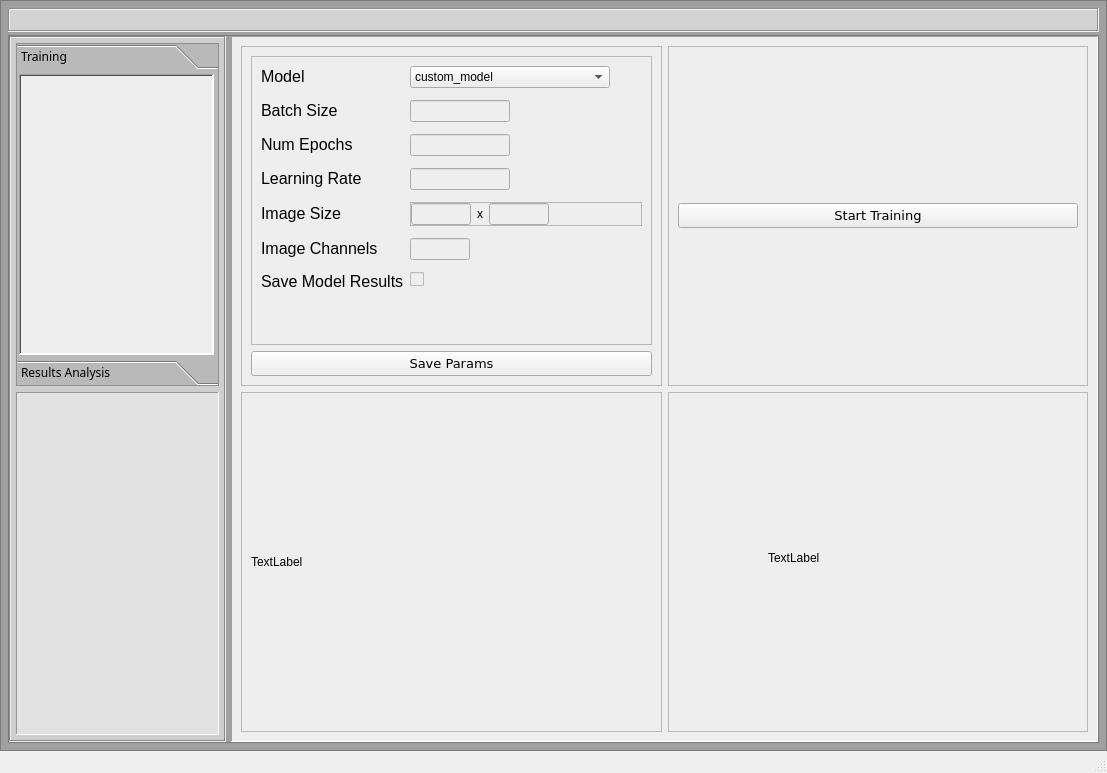
<?xml version="1.0" encoding="UTF-8"?>
<ui version="4.0">
 <class>MainWindow</class>
 <widget class="QMainWindow" name="MainWindow">
  <property name="geometry">
   <rect>
    <x>0</x>
    <y>0</y>
    <width>1107</width>
    <height>773</height>
   </rect>
  </property>
  <property name="minimumSize">
   <size>
    <width>720</width>
    <height>480</height>
   </size>
  </property>
  <property name="windowTitle">
   <string>ML Classification Tool</string>
  </property>
  <widget class="QWidget" name="centralwidget">
   <layout class="QHBoxLayout" name="horizontalLayout">
    <property name="spacing">
     <number>0</number>
    </property>
    <property name="leftMargin">
     <number>0</number>
    </property>
    <property name="topMargin">
     <number>0</number>
    </property>
    <property name="rightMargin">
     <number>0</number>
    </property>
    <property name="bottomMargin">
     <number>0</number>
    </property>
    <item>
     <widget class="QFrame" name="MainFrame">
      <property name="styleSheet">
       <string notr="true">background-color: rgb(160, 160, 160);</string>
      </property>
      <property name="frameShape">
       <enum>QFrame::StyledPanel</enum>
      </property>
      <property name="frameShadow">
       <enum>QFrame::Raised</enum>
      </property>
      <layout class="QVBoxLayout" name="verticalLayout" stretch="1,30">
       <property name="spacing">
        <number>3</number>
       </property>
       <property name="leftMargin">
        <number>7</number>
       </property>
       <property name="topMargin">
        <number>7</number>
       </property>
       <property name="rightMargin">
        <number>7</number>
       </property>
       <property name="bottomMargin">
        <number>7</number>
       </property>
       <item>
        <widget class="QFrame" name="UpFrame">
         <property name="styleSheet">
          <string notr="true">background-color: rgb(211, 211, 211);</string>
         </property>
         <property name="frameShape">
          <enum>QFrame::Box</enum>
         </property>
         <property name="frameShadow">
          <enum>QFrame::Sunken</enum>
         </property>
        </widget>
       </item>
       <item>
        <widget class="QFrame" name="MainFrameH">
         <property name="frameShape">
          <enum>QFrame::StyledPanel</enum>
         </property>
         <property name="frameShadow">
          <enum>QFrame::Raised</enum>
         </property>
         <layout class="QHBoxLayout" name="horizontalLayout_2" stretch="1,4">
          <property name="spacing">
           <number>5</number>
          </property>
          <property name="leftMargin">
           <number>0</number>
          </property>
          <property name="topMargin">
           <number>0</number>
          </property>
          <property name="rightMargin">
           <number>0</number>
          </property>
          <property name="bottomMargin">
           <number>0</number>
          </property>
          <item>
           <widget class="QFrame" name="L_side_frame">
            <property name="minimumSize">
             <size>
              <width>200</width>
              <height>0</height>
             </size>
            </property>
            <property name="maximumSize">
             <size>
              <width>250</width>
              <height>16777215</height>
             </size>
            </property>
            <property name="styleSheet">
             <string notr="true">background-color: rgb(206, 206, 206);
border-color: rgb(165, 165, 165);</string>
            </property>
            <property name="frameShape">
             <enum>QFrame::Box</enum>
            </property>
            <property name="frameShadow">
             <enum>QFrame::Sunken</enum>
            </property>
            <layout class="QVBoxLayout" name="verticalLayout_2" stretch="1,1">
             <property name="leftMargin">
              <number>5</number>
             </property>
             <property name="topMargin">
              <number>5</number>
             </property>
             <property name="rightMargin">
              <number>5</number>
             </property>
             <property name="bottomMargin">
              <number>5</number>
             </property>
             <item>
              <widget class="QToolBox" name="toolBox">
               <property name="font">
                <font>
                 <family>MS Reference Sans Serif</family>
                 <pointsize>9</pointsize>
                </font>
               </property>
               <property name="cursor">
                <cursorShape>ArrowCursor</cursorShape>
               </property>
               <property name="styleSheet">
                <string notr="true">background-color: rgb(185, 185, 185);</string>
               </property>
               <property name="inputMethodHints">
                <set>Qt::ImhNone</set>
               </property>
               <property name="frameShape">
                <enum>QFrame::StyledPanel</enum>
               </property>
               <property name="frameShadow">
                <enum>QFrame::Plain</enum>
               </property>
               <property name="lineWidth">
                <number>2</number>
               </property>
               <property name="midLineWidth">
                <number>1</number>
               </property>
               <property name="currentIndex">
                <number>0</number>
               </property>
               <property name="tabSpacing">
                <number>3</number>
               </property>
               <widget class="QWidget" name="train_toolbox">
                <property name="geometry">
                 <rect>
                  <x>0</x>
                  <y>0</y>
                  <width>201</width>
                  <height>278</height>
                 </rect>
                </property>
                <property name="cursor">
                 <cursorShape>ArrowCursor</cursorShape>
                </property>
                <attribute name="label">
                 <string>Training</string>
                </attribute>
                <layout class="QVBoxLayout" name="verticalLayout_3">
                 <property name="leftMargin">
                  <number>2</number>
                 </property>
                 <property name="topMargin">
                  <number>2</number>
                 </property>
                 <property name="rightMargin">
                  <number>4</number>
                 </property>
                 <property name="bottomMargin">
                  <number>2</number>
                 </property>
                 <item>
                  <widget class="QListWidget" name="dataset_list">
                   <property name="styleSheet">
                    <string notr="true">background-color: rgb(238, 238, 238);</string>
                   </property>
                   <property name="frameShape">
                    <enum>QFrame::WinPanel</enum>
                   </property>
                   <property name="frameShadow">
                    <enum>QFrame::Sunken</enum>
                   </property>
                  </widget>
                 </item>
                </layout>
               </widget>
               <widget class="QWidget" name="results_toolbox">
                <property name="geometry">
                 <rect>
                  <x>0</x>
                  <y>0</y>
                  <width>201</width>
                  <height>278</height>
                 </rect>
                </property>
                <attribute name="label">
                 <string>Results Analysis</string>
                </attribute>
                <layout class="QVBoxLayout" name="verticalLayout_4">
                 <property name="leftMargin">
                  <number>2</number>
                 </property>
                 <property name="topMargin">
                  <number>2</number>
                 </property>
                 <property name="rightMargin">
                  <number>4</number>
                 </property>
                 <property name="bottomMargin">
                  <number>2</number>
                 </property>
                 <item>
                  <widget class="QListWidget" name="result_list">
                   <property name="styleSheet">
                    <string notr="true">background-color: rgb(238, 238, 238);</string>
                   </property>
                   <property name="frameShape">
                    <enum>QFrame::WinPanel</enum>
                   </property>
                   <property name="frameShadow">
                    <enum>QFrame::Sunken</enum>
                   </property>
                   <item>
                    <property name="text">
                     <string>Results1</string>
                    </property>
                   </item>
                   <item>
                    <property name="text">
                     <string>Results2</string>
                    </property>
                   </item>
                  </widget>
                 </item>
                </layout>
               </widget>
              </widget>
             </item>
             <item>
              <widget class="QFrame" name="frame">
               <property name="styleSheet">
                <string notr="true">background-color: rgb(225, 225, 225);</string>
               </property>
               <property name="frameShape">
                <enum>QFrame::Panel</enum>
               </property>
               <property name="frameShadow">
                <enum>QFrame::Sunken</enum>
               </property>
              </widget>
             </item>
            </layout>
           </widget>
          </item>
          <item>
           <widget class="QFrame" name="R_side_frame">
            <property name="styleSheet">
             <string notr="true">background-color: rgb(238, 238, 238);</string>
            </property>
            <property name="frameShape">
             <enum>QFrame::Panel</enum>
            </property>
            <property name="frameShadow">
             <enum>QFrame::Sunken</enum>
            </property>
            <property name="midLineWidth">
             <number>5</number>
            </property>
            <layout class="QGridLayout" name="gridLayout" rowstretch="1,1" columnstretch="1,1" columnminimumwidth="1,1">
             <item row="0" column="0">
              <widget class="QFrame" name="params_frame">
               <property name="frameShape">
                <enum>QFrame::StyledPanel</enum>
               </property>
               <property name="frameShadow">
                <enum>QFrame::Raised</enum>
               </property>
               <layout class="QVBoxLayout" name="verticalLayout_6">
                <item>
                 <widget class="QScrollArea" name="scrollArea">
                  <property name="widgetResizable">
                   <bool>true</bool>
                  </property>
                  <widget class="QWidget" name="scrollAreaWidgetContents">
                   <property name="geometry">
                    <rect>
                     <x>0</x>
                     <y>0</y>
                     <width>399</width>
                     <height>279</height>
                    </rect>
                   </property>
                   <layout class="QFormLayout" name="formLayout">
                    <property name="verticalSpacing">
                     <number>12</number>
                    </property>
                    <item row="0" column="0">
                     <widget class="QLabel" name="label_2">
                      <property name="text">
                       <string>&lt;html&gt;&lt;head/&gt;&lt;body&gt;&lt;p&gt;&lt;span style=&quot; font-size:12pt;&quot;&gt;Model&lt;/span&gt;&lt;/p&gt;&lt;/body&gt;&lt;/html&gt;</string>
                      </property>
                     </widget>
                    </item>
                    <item row="0" column="1">
                     <widget class="QComboBox" name="model_combobox">
                      <property name="maximumSize">
                       <size>
                        <width>200</width>
                        <height>16777215</height>
                       </size>
                      </property>
                      <property name="styleSheet">
                       <string notr="true">font: 10pt &quot;Arial Rounded MT Bold&quot;;</string>
                      </property>
                      <item>
                       <property name="text">
                        <string>custom_model</string>
                       </property>
                      </item>
                      <item>
                       <property name="text">
                        <string>cls_model</string>
                       </property>
                      </item>
                      <item>
                       <property name="text">
                        <string>effn_model</string>
                       </property>
                      </item>
                     </widget>
                    </item>
                    <item row="1" column="0">
                     <widget class="QLabel" name="label_3">
                      <property name="text">
                       <string>&lt;html&gt;&lt;head/&gt;&lt;body&gt;&lt;p&gt;&lt;span style=&quot; font-size:12pt;&quot;&gt;Batch Size&lt;/span&gt;&lt;/p&gt;&lt;/body&gt;&lt;/html&gt;</string>
                      </property>
                     </widget>
                    </item>
                    <item row="1" column="1">
                     <widget class="QLineEdit" name="batch_entry">
                      <property name="maximumSize">
                       <size>
                        <width>100</width>
                        <height>16777215</height>
                       </size>
                      </property>
                      <property name="styleSheet">
                       <string notr="true">font: 10pt &quot;Arial Rounded MT Bold&quot;;</string>
                      </property>
                     </widget>
                    </item>
                    <item row="2" column="0">
                     <widget class="QLabel" name="label_4">
                      <property name="text">
                       <string>&lt;html&gt;&lt;head/&gt;&lt;body&gt;&lt;p&gt;&lt;span style=&quot; font-size:12pt;&quot;&gt;Num Epochs&lt;/span&gt;&lt;/p&gt;&lt;/body&gt;&lt;/html&gt;</string>
                      </property>
                     </widget>
                    </item>
                    <item row="2" column="1">
                     <widget class="QLineEdit" name="epochs_entry">
                      <property name="maximumSize">
                       <size>
                        <width>100</width>
                        <height>16777215</height>
                       </size>
                      </property>
                      <property name="styleSheet">
                       <string notr="true">font: 10pt &quot;Arial Rounded MT Bold&quot;;</string>
                      </property>
                     </widget>
                    </item>
                    <item row="3" column="0">
                     <widget class="QLabel" name="label_5">
                      <property name="text">
                       <string>&lt;html&gt;&lt;head/&gt;&lt;body&gt;&lt;p&gt;&lt;span style=&quot; font-size:12pt;&quot;&gt;Learning Rate&lt;/span&gt;&lt;/p&gt;&lt;/body&gt;&lt;/html&gt;</string>
                      </property>
                     </widget>
                    </item>
                    <item row="3" column="1">
                     <widget class="QLineEdit" name="learning_rate_entry">
                      <property name="maximumSize">
                       <size>
                        <width>100</width>
                        <height>16777215</height>
                       </size>
                      </property>
                      <property name="styleSheet">
                       <string notr="true">font: 10pt &quot;Arial Rounded MT Bold&quot;;</string>
                      </property>
                     </widget>
                    </item>
                    <item row="4" column="0">
                     <widget class="QLabel" name="label_6">
                      <property name="text">
                       <string>&lt;html&gt;&lt;head/&gt;&lt;body&gt;&lt;p&gt;&lt;span style=&quot; font-size:12pt;&quot;&gt;Image Size&lt;/span&gt;&lt;/p&gt;&lt;/body&gt;&lt;/html&gt;</string>
                      </property>
                     </widget>
                    </item>
                    <item row="5" column="0">
                     <widget class="QLabel" name="label_7">
                      <property name="text">
                       <string>&lt;html&gt;&lt;head/&gt;&lt;body&gt;&lt;p&gt;&lt;span style=&quot; font-size:12pt;&quot;&gt;Image Channels&lt;/span&gt;&lt;/p&gt;&lt;/body&gt;&lt;/html&gt;</string>
                      </property>
                     </widget>
                    </item>
                    <item row="6" column="0">
                     <widget class="QLabel" name="label_8">
                      <property name="text">
                       <string>&lt;html&gt;&lt;head/&gt;&lt;body&gt;&lt;p&gt;&lt;span style=&quot; font-size:12pt;&quot;&gt;Save Model Results&lt;/span&gt;&lt;/p&gt;&lt;/body&gt;&lt;/html&gt;</string>
                      </property>
                     </widget>
                    </item>
                    <item row="4" column="1">
                     <widget class="QFrame" name="frame_2">
                      <property name="frameShape">
                       <enum>QFrame::StyledPanel</enum>
                      </property>
                      <property name="frameShadow">
                       <enum>QFrame::Raised</enum>
                      </property>
                      <layout class="QHBoxLayout" name="horizontalLayout_3">
                       <property name="spacing">
                        <number>6</number>
                       </property>
                       <property name="leftMargin">
                        <number>0</number>
                       </property>
                       <property name="topMargin">
                        <number>0</number>
                       </property>
                       <property name="rightMargin">
                        <number>0</number>
                       </property>
                       <property name="bottomMargin">
                        <number>0</number>
                       </property>
                       <item>
                        <widget class="QLineEdit" name="width_entry">
                         <property name="maximumSize">
                          <size>
                           <width>60</width>
                           <height>16777215</height>
                          </size>
                         </property>
                         <property name="styleSheet">
                          <string notr="true">font: 10pt &quot;Arial Rounded MT Bold&quot;;</string>
                         </property>
                        </widget>
                       </item>
                       <item>
                        <widget class="QLabel" name="label_9">
                         <property name="maximumSize">
                          <size>
                           <width>10</width>
                           <height>16777215</height>
                          </size>
                         </property>
                         <property name="text">
                          <string>x</string>
                         </property>
                        </widget>
                       </item>
                       <item>
                        <widget class="QLineEdit" name="height_entry">
                         <property name="maximumSize">
                          <size>
                           <width>60</width>
                           <height>16777215</height>
                          </size>
                         </property>
                         <property name="styleSheet">
                          <string notr="true">font: 10pt &quot;Arial Rounded MT Bold&quot;;</string>
                         </property>
                        </widget>
                       </item>
                       <item>
                        <spacer name="horizontalSpacer">
                         <property name="orientation">
                          <enum>Qt::Horizontal</enum>
                         </property>
                         <property name="sizeHint" stdset="0">
                          <size>
                           <width>40</width>
                           <height>20</height>
                          </size>
                         </property>
                        </spacer>
                       </item>
                      </layout>
                     </widget>
                    </item>
                    <item row="5" column="1">
                     <widget class="QLineEdit" name="channels_entry">
                      <property name="maximumSize">
                       <size>
                        <width>60</width>
                        <height>16777215</height>
                       </size>
                      </property>
                      <property name="styleSheet">
                       <string notr="true">font: 10pt &quot;Arial Rounded MT Bold&quot;;</string>
                      </property>
                     </widget>
                    </item>
                    <item row="6" column="1">
                     <widget class="QCheckBox" name="checkBox">
                      <property name="text">
                       <string/>
                      </property>
                      <property name="iconSize">
                       <size>
                        <width>20</width>
                        <height>20</height>
                       </size>
                      </property>
                     </widget>
                    </item>
                   </layout>
                  </widget>
                 </widget>
                </item>
                <item>
                 <widget class="QPushButton" name="save_params_button">
                  <property name="font">
                   <font>
                    <family>Verdana</family>
                    <pointsize>10</pointsize>
                    <weight>50</weight>
                    <bold>false</bold>
                   </font>
                  </property>
                  <property name="text">
                   <string>Save Params</string>
                  </property>
                 </widget>
                </item>
               </layout>
              </widget>
             </item>
             <item row="0" column="1">
              <widget class="QFrame" name="frame_5">
               <property name="frameShape">
                <enum>QFrame::StyledPanel</enum>
               </property>
               <property name="frameShadow">
                <enum>QFrame::Raised</enum>
               </property>
               <layout class="QVBoxLayout" name="verticalLayout_5">
                <item>
                 <widget class="QPushButton" name="train_button">
                  <property name="font">
                   <font>
                    <family>Verdana</family>
                    <pointsize>10</pointsize>
                    <weight>50</weight>
                    <bold>false</bold>
                   </font>
                  </property>
                  <property name="text">
                   <string>Start Training</string>
                  </property>
                 </widget>
                </item>
               </layout>
              </widget>
             </item>
             <item row="1" column="1">
              <widget class="QFrame" name="training_frame">
               <property name="frameShape">
                <enum>QFrame::StyledPanel</enum>
               </property>
               <property name="frameShadow">
                <enum>QFrame::Raised</enum>
               </property>
               <widget class="QLabel" name="label">
                <property name="geometry">
                 <rect>
                  <x>100</x>
                  <y>30</y>
                  <width>161</width>
                  <height>271</height>
                 </rect>
                </property>
                <property name="text">
                 <string>TextLabel</string>
                </property>
               </widget>
              </widget>
             </item>
             <item row="1" column="0">
              <widget class="QFrame" name="distribution_frame">
               <property name="frameShape">
                <enum>QFrame::StyledPanel</enum>
               </property>
               <property name="frameShadow">
                <enum>QFrame::Raised</enum>
               </property>
               <layout class="QGridLayout" name="gridLayout_2">
                <item row="0" column="0">
                 <widget class="QLabel" name="distribution_label">
                  <property name="text">
                   <string>TextLabel</string>
                  </property>
                 </widget>
                </item>
               </layout>
              </widget>
             </item>
            </layout>
           </widget>
          </item>
         </layout>
        </widget>
       </item>
      </layout>
     </widget>
    </item>
   </layout>
  </widget>
  <widget class="QMenuBar" name="menubar">
   <property name="geometry">
    <rect>
     <x>0</x>
     <y>0</y>
     <width>1107</width>
     <height>21</height>
    </rect>
   </property>
  </widget>
  <widget class="QStatusBar" name="statusbar"/>
 </widget>
 <resources/>
 <connections/>
</ui>
